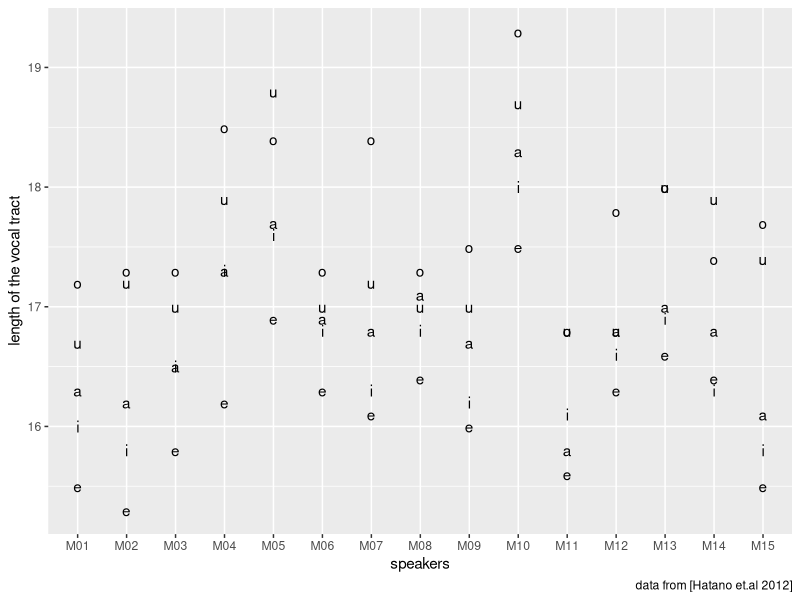

Recreate this plot in R.
# В работе [Hatano, Kitamura, Takemoto, Mokhtari, Honda, Masaki 2012]
# исследовалась длина голосового тракта при произнесении разных гласных
# (переменные a.vtl, i.vtl…). В исследовании приняли участие 15 носителей
# японского языка. В датасет записаны их рост (body.height) и возраст (age).
# Напишите скрипт, который максимально точно воспроизводит график и приложите
# его и свой код в качестве решения.
# https://raw.githubusercontent.com/agricolamz/r_on_line_course_data/master/data.japanese.vocal.tract.length.csv

start_time <- Sys.time()

library(tidyverse)

x <- read_csv('datasets/data.japanese.vocal.tract.length.csv')
# x <- read_csv('datasets/data.japanese.vocal.tract.length_fake_100.csv')
# x <- read_csv('datasets/data.japanese.vocal.tract.length_fake_1000.csv')

x %>%
    # сокращаем имена столбцов для более удобного отображения на графике
    mutate(a = a.vtl, e = e.vtl, i = i.vtl, o = o.vtl, u = u.vtl) %>%
    # собираем данные, предназначенные для отображения:
    # vowel - названия гласных, length - соответствующая длина голосового тракта
    gather(key = vowel, value = length, a:u) %>%
    # данные для графика: x - ID спикера, y - длина голосового тракта,
    # label - названия гласных
    ggplot(aes(x = ID, y = length, label = vowel)) +
    # отображаем данные на графике, используя названия грасных
    geom_text() +
    # изменяем оформление некоторых элементов графика для улучшения
    # читабельности
    labs(
        x = 'speakers',
        y = 'length of the vocal tract',
        caption = 'data from [Hatano et.al 2012]'
    )

end_time <- Sys.time()

end_time - start_time